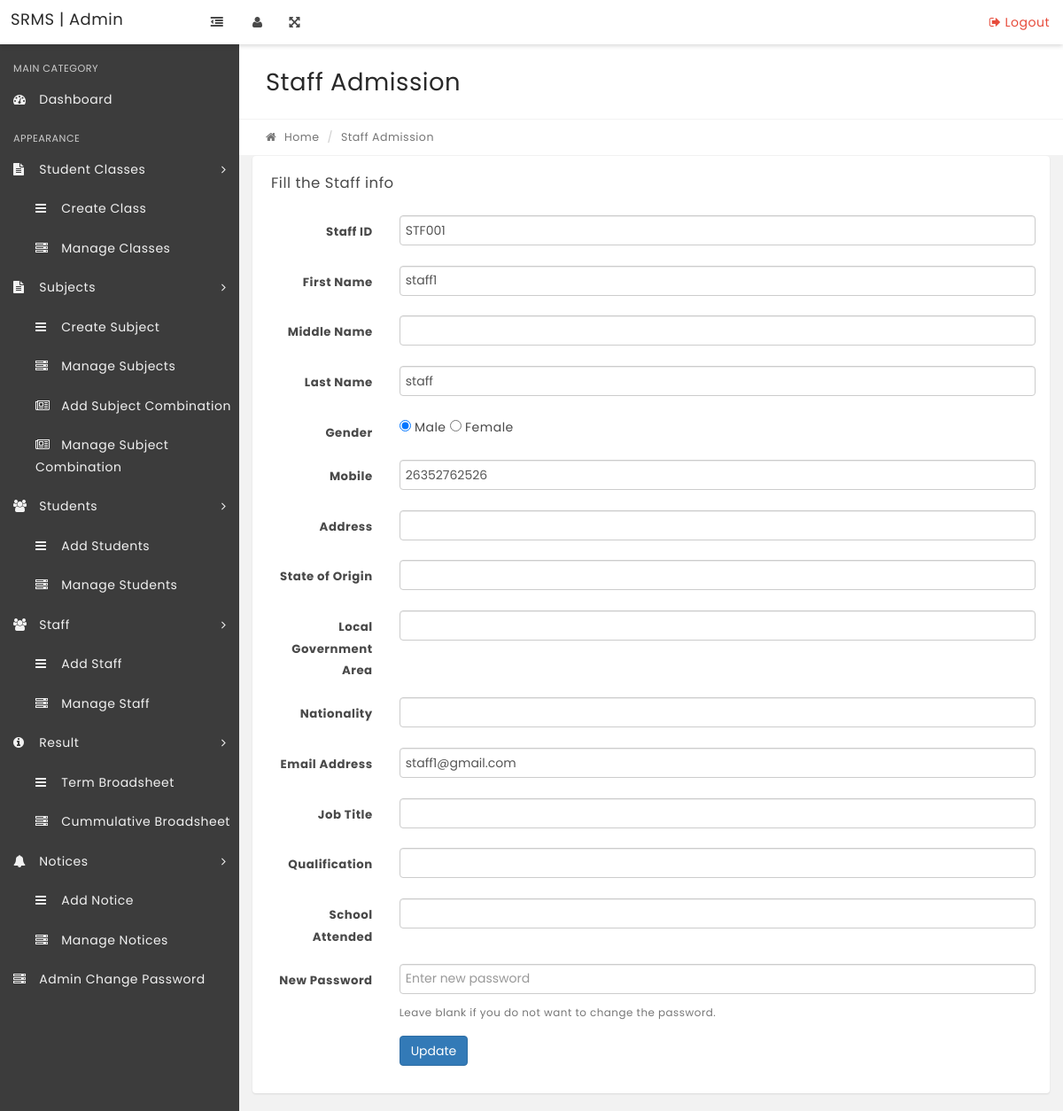
Page /RMP-admin/edit-staff.php?staffid=STF001 on the committed database.
### tables this page shows
CREATE TABLE `staff` (
  `staffid` varchar(20) NOT NULL,
  `fname` varchar(50) NOT NULL,
  `midname` varchar(50) DEFAULT NULL,
  `lname` varchar(50) NOT NULL,
  `address` varchar(255) DEFAULT NULL,
  `gender` enum('Male','Female') NOT NULL,
  `phone` varchar(20) DEFAULT NULL,
  `state` varchar(50) DEFAULT NULL,
  `lga` varchar(50) DEFAULT NULL,
  `country` varchar(50) DEFAULT NULL,
  `jobtitle` varchar(50) DEFAULT NULL,
  `email` varchar(50) NOT NULL,
  `qualifications` varchar(100) DEFAULT NULL,
  `schoolattended` varchar(100) DEFAULT NULL,
  `password` varchar(255) NOT NULL
);

### RMP-admin/edit-staff.php (the view, shortened to what this page needs)
<?php
include('includes/config.php');
?>
<!DOCTYPE html>
<html lang="en">
<head>
    <link rel="stylesheet" href="css/bootstrap.min.css" media="screen">
    <link rel="stylesheet" href="css/font-awesome.min.css" media="screen">
    <link rel="stylesheet" href="css/animate-css/animate.min.css" media="screen">
    <link rel="stylesheet" href="css/lobipanel/lobipanel.min.css" media="screen">
    <link rel="stylesheet" href="css/prism/prism.css" media="screen">
    <link rel="stylesheet" href="css/select2/select2.min.css">
    <link rel="stylesheet" href="css/main.css" media="screen">
</head>
<body class="top-navbar-fixed">
    <div class="main-wrapper">
        <?php include('includes/topbar.php'); ?>
        <div class="content-wrapper">
            <div class="content-container">
                <?php include('includes/leftbar.php'); ?>
                <div class="main-page">
                    <div class="container-fluid">
                        <div class="row page-title-div">
                            <div class="col-md-6">
                                <h2 class="title">Staff Admission</h2>
                            </div>
                        </div>
                        <div class="row breadcrumb-div">
                            <div class="col-md-6">
                                <ul class="breadcrumb">
                                    <li><a href="dashboard.php"><i class="fa fa-home"></i> Home</a></li>
                                    <li class="active">Staff Admission</li>
                                </ul>
                            </div>
                        </div>
                    </div>
                    <div class="container-fluid">
                        <div class="row">
                            <div class="col-md-12">
                                <div class="panel">
                                    <div class="panel-heading">
                                        <div class="panel-title">
                                            <h5>Fill the Staff info</h5>
                                        </div>
                                    </div>
                                    <div class="panel-body">
                                        <form class="form-horizontal" method="post">
                                            <?php
                                            $staffid = $_GET['staffid'];
                                            $sql = "SELECT * FROM staff WHERE staffid = :staffid";
                                            $query = $dbh->prepare($sql);
                                            $query->bindParam(':staffid', $staffid, PDO::PARAM_STR);
                                            $query->execute();
                                            $result = $query->fetch(PDO::FETCH_OBJ);
                                            if ($result) {
                                            ?>
                                            <div class="form-group">
                                                <label for="sid" class="col-sm-2 control-label">Staff ID</label>
                                                <div class="col-sm-10">
                                                    <input type="text" name="sid" class="form-control" id="sid" value="<?php echo htmlentities($result->staffid); ?>" maxlength="10" required="required" autocomplete="off">
                                                </div>
                                            </div>
                                            <div class="form-group">
                                                <label for="fname" class="col-sm-2 control-label">First Name</label>
                                                <div class="col-sm-10">
                                                    <input type="text" name="fname" class="form-control" id="fname" value="<?php echo htmlentities($result->fname); ?>" required="required" autocomplete="off">
                                                </div>
                                            </div>
                                            <div class="form-group">
                                                <label for="midname" class="col-sm-2 control-label">Middle Name</label>
                                                <div class="col-sm-10">
                                                    <input type="text" name="midname" class="form-control" id="midname" value="<?php echo htmlentities($result->midname); ?>" autocomplete="off">
                                                </div>
                                            </div>
                                            <div class="form-group">
                                                <label for="lname" class="col-sm-2 control-label">Last Name</label>
                                                <div class="col-sm-10">
                                                    <input type="text" name="lname" class="form-control" id="lname" value="<?php echo htmlentities($result->lname); ?>" required="required" autocomplete="off">
                                                </div>
                                            </div>
                                            <div class="form-group">
                                                <label for="gender" class="col-sm-2 control-label">Gender</label>
                                                <div class="col-sm-10">
                                                    <?php
                                                    $gndr = $result->gender;
                                                    $genders = ['Male', 'Female'];
                                                    foreach ($genders as $gender) {
                                                        $checked = ($gndr == $gender) ? 'checked' : '';
                                                        echo "<input type='radio' name='gender' value='$gender' $checked required='required'> $gender ";
                                                    }
                                                    ?>
                                                </div>
                                            </div>
                                            <div class="form-group">
                                                <label for="mobile" class="col-sm-2 control-label">Mobile</label>
                                                <div class="col-sm-10">
                                                    <input type="text" name="phone" class="form-control" id="phone" value="<?php echo htmlentities($result->phone); ?>">
                                                </div>
                                            </div>
                                            <div class="form-group">
                                                <label for="address" class="col-sm-2 control-label">Address</label>
                                                <div class="col-sm-10">
                                                    <input type="text" name="address" class="form-control" id="address" value="<?php echo htmlentities($result->address); ?>">
                                                </div>
                                            </div>
                                            <div class="form-group">
                                                <label for="state" class="col-sm-2 control-label">State of Origin</label>
                                                <div class="col-sm-10">
                                                    <input type="text" name="state" class="form-control" id="state" value="<?php echo htmlentities($result->state); ?>">
                                                </div>
                                            </div>
                                            <div class="form-group">
                                                <label for="lga" class="col-sm-2 control-label">Local Government Area</label>
                                                <div class="col-sm-10">
                                                    <input type="text" name="lga" class="form-control" id="lga" value="<?php echo htmlentities($result->lga); ?>">
                                                </div>
                                            </div>
                                            <div class="form-group">
                                                <label for="country" class="col-sm-2 control-label">Nationality</label>
                                                <div class="col-sm-10">
                                                    <input type="text" name="country" class="form-control" id="country" value="<?php echo htmlentities($result->country); ?>">
                                                </div>
                                            </div>
                                            <div class="form-group">
                                                <label for="email" class="col-sm-2 control-label">Email Address</label>
                                                <div class="col-sm-10">
                                                    <input type="email" name="email" class="form-control" id="email" value="<?php echo htmlentities($result->email); ?>" required="required" autocomplete="off">
                                                </div>
                                            </div>
                                            <div class="form-group">
                                                <label for="classid" class="col-sm-2 control-label">Job Title</label>
                                                <div class="col-sm-10">
                                                    <input type="text" name="jobtitle" class="form-control" id="jobtitle" value="<?php echo htmlentities($result->jobtitle); ?>">
                                                </div>
                                            </div>
                                            <div class="form-group">
                                                <label for="pname" class="col-sm-2 control-label">Qualification</label>
                                                <div class="col-sm-10">
                                                    <input type="text" name="qualifications" class="form-control" id="qualifications" value="<?php echo htmlentities($result->qualifications); ?>">
                                                </div>
                                            </div>
                                            <div class="form-group">
                                                <label for="poccu" class="col-sm-2 control-label">School Attended</label>
                                                <div class="col-sm-10">
                                                    <input type="text" name="schoolattended" class="form-control" id="schoolattended" value="<?php echo htmlentities($result->schoolattended); ?>">
                                                </div>
                                            </div>
                                            <div class="form-group">
                                                <label for="password" class="col-sm-2 control-label">New Password</label>
                                                <div class="col-sm-10">
                                                    <input type="password" name="password" class="form-control" id="password" placeholder="Enter new password">
                                                    <small class="form-text text-muted">Leave blank if you do not want to change the password.</small>
                                                </div>
                                            </div>
                                            <div class="form-group">
                                                <div class="col-sm-offset-2 col-sm-10">
                                                    <button type="submit" name="submit" class="btn btn-primary">Update</button>
                                                </div>
                                            </div>
                                            <?php } ?>
                                        </form>
                                    </div>
                                </div>
                            </div>
                        </div>
                    </div>
                </div>
            </div>
        </div>
    </body>
</html>

### rows in the picture
staff: sid "STF001", fname "staff1", lname "staff", phone "26352762526", email "staff1@gmail.com"

### other values in the picture
$gender "Male"
$gender "Female"
